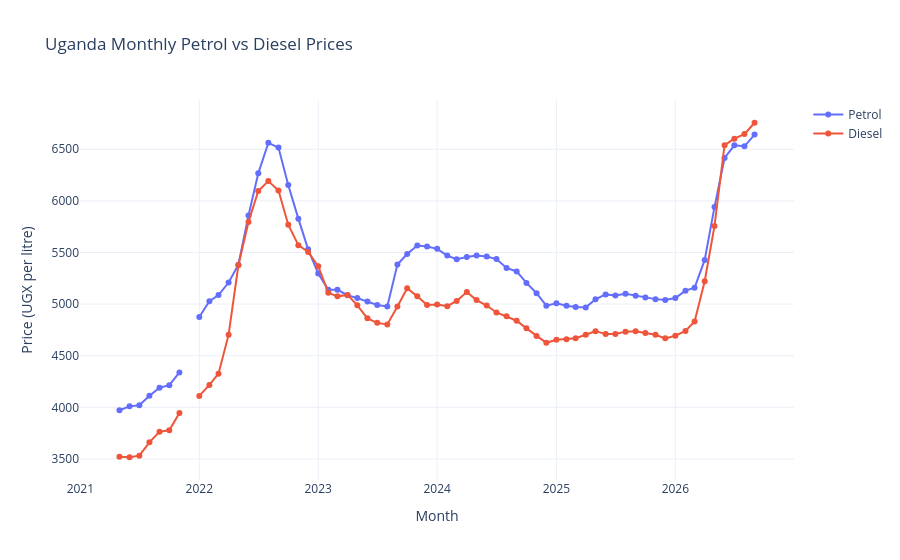

This figure's notebook cell:
### Code cell
import plotly.graph_objects as go

fig = go.Figure()

fig.add_trace(go.Scatter(
    x=master_df["month"],
    y=master_df["petrol_shs_per_litre"],
    mode="lines+markers",
    name="Petrol"
))

fig.add_trace(go.Scatter(
    x=master_df["month"],
    y=master_df["diesel_shs_per_litre"],
    mode="lines+markers",
    name="Diesel"
))

fig.update_layout(
    title="Uganda Monthly Petrol vs Diesel Prices",
    xaxis_title="Month",
    yaxis_title="Price (UGX per litre)",
    template="plotly_white",
    hovermode="x unified"
)

fig.show()
